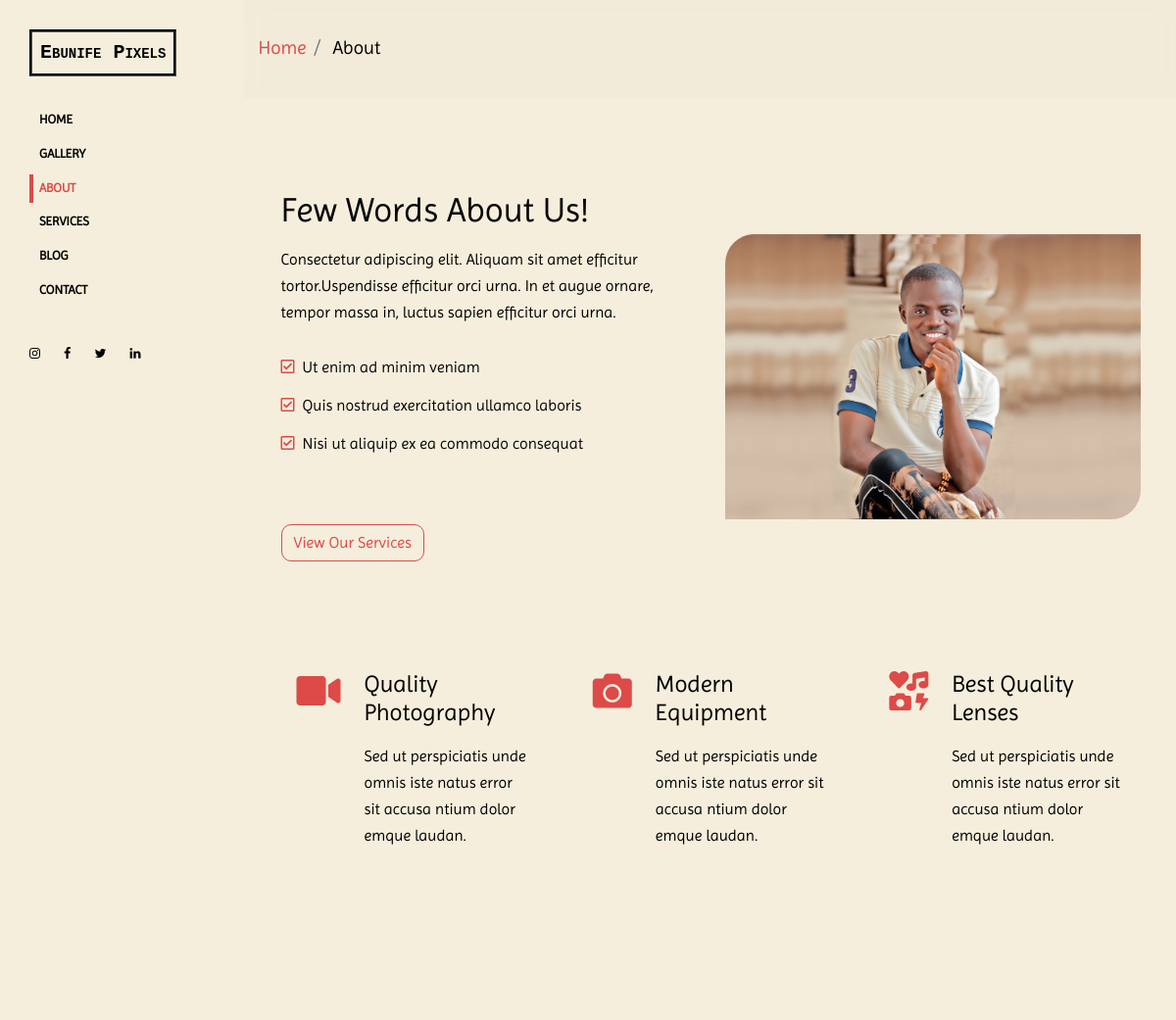
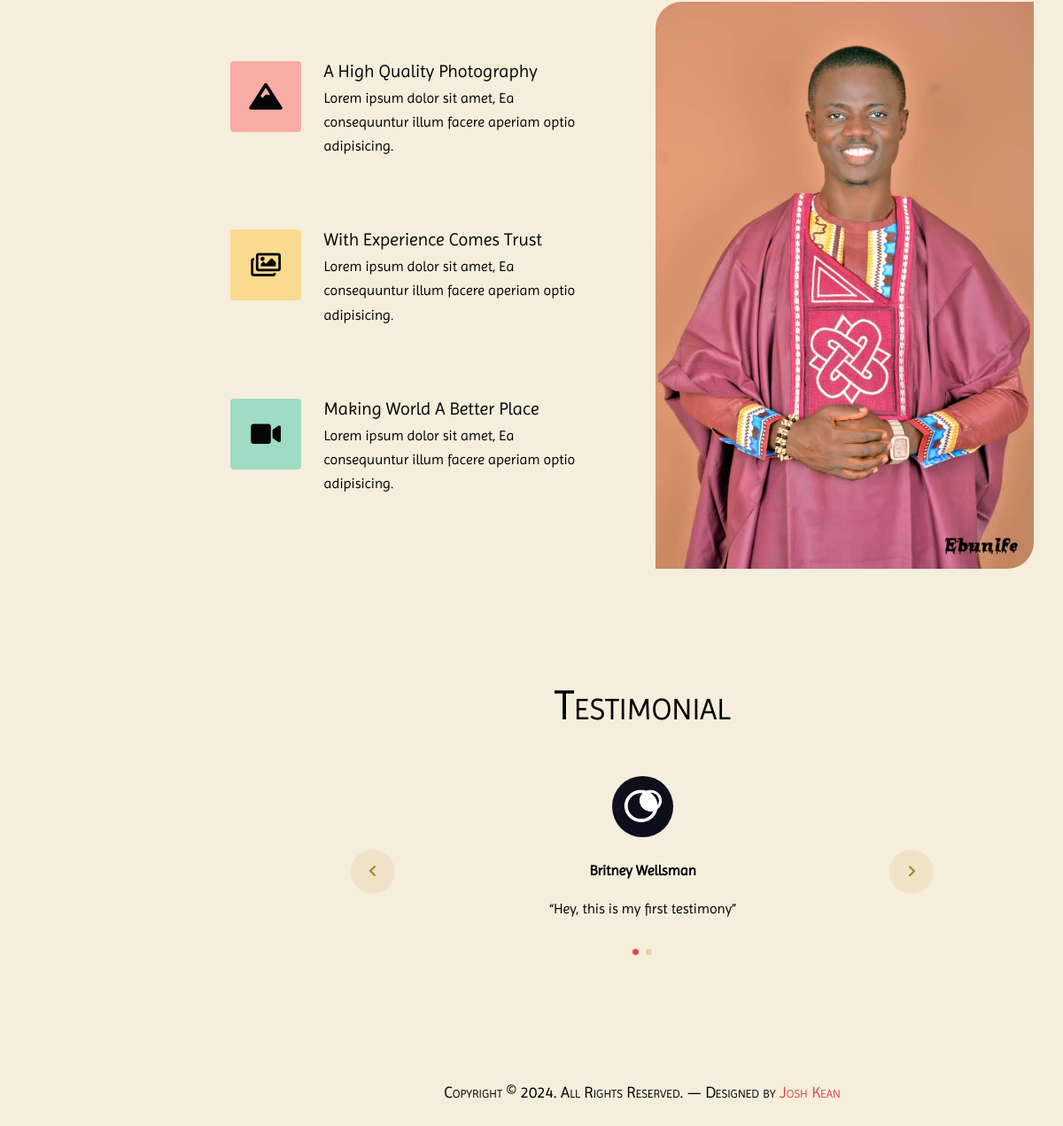
The page /about/ on the database its author committed (2 pictures, top to bottom).
### app/models.py (models this page shows, shortened)
class Testimonial(models.Model):
    img = models.ImageField( upload_to='uploads/testimonials/', blank=True, null=True)
    author = models.CharField(max_length=100)
    testimony = models.TextField()

### app/views.py (the view)
# urls.py: path('about/', views.about, name='about'),
def about(request):
    testimonies = Testimonial.objects.all()[:6]
    return render(request, 'about.html', {'testimonies': testimonies})

### templates/about.html
{% extends 'base.html' %}
{% load static %}
{% block body %}
        <main class="main-content" id="section-about">
            <section class="site-section-hero mt-0" id="breadcrumb" style=" background: rgba(0, 0, 0, 0.01);">
                <div class="row align-items-center" style="backdrop-filter: blur(10px);">
                    <nav aria-label=" breadcrumb" class="">
                        <ol class="breadcrumb mb-0 bg-transparent">
                            <li style="font-size: larger" class="breadcrumb-item">
                                <a href="#">Home</a>
                            </li>
                            <li style="font-size: larger" class="breadcrumb-item">
                                About
                            </li>
                        </ol>
                    </nav>
                </div>
            </section>
            <div class="container-fluid site-section pt-0 pt-lg-5">
                <section class="w3l-about pb-5 px-md-4">
                    <div class="container py-md-5 py-4 px-0">
                        <div class="row align-items-center">
                            <div class="col-lg-6 pr-lg-5">
                                <h3 class="title-style mb-sm-3 mb-2">Few Words About Us!</h3>
                                <p>Consectetur adipiscing elit. Aliquam sit amet
                                    efficitur tortor.Uspendisse efficitur orci urna. In et augue ornare, tempor massa
                                    in, luctus
                                    sapien efficitur orci urna.</p>
                                <ul class="list-about-2 mt-sm-4 mt-3 p-0">
                                    <li class="py-1"><i class="far fa-check-square mr-2"></i>Ut enim ad minim
                                        veniam</li>
                                    <li class="py-2"><i class="far fa-check-square mr-2"></i>Quis nostrud
                                        exercitation
                                        ullamco
                                        laboris</li>
                                    <li class="py-1"><i class="far fa-check-square mr-2"></i>Nisi ut aliquip ex
                                        ea commodo
                                        consequat</li>
                                </ul>
                                <a class="btn btn-outline-primary mt-lg-5 mt-4" href="{% url 'services' %}">View Our
                                    Services</a>
                            </div>
                            <div class="col-lg-6 mt-lg-0 mt-5">
                                <img src="{% static 'images/hero-min.jpg' %}" alt="" class="img-fluid" />
                            </div>
                        </div>
                        <div class="row mt-5 pt-lg-5 pt-sm-2">
                            <div class="col-lg-4 col-md-6">
                                <div class="about-single p-md-3 d-flex justify-content-between">
                                    <div class="about-icon mr-4">
                                        <i class="fas fa-video"></i>
                                    </div>
                                    <div class="about-content">
                                        <h5 class="mb-3">Quality Photography</h5>
                                        <p>Sed ut perspiciatis unde omnis iste natus error sit accusa ntium dolor emque
                                            laudan.</p>
                                    </div>
                                </div>
                            </div>
                            <div class="col-lg-4 col-md-6 mt-md-0 mt-4">
                                <div class="about-single p-md-3 d-flex justify-content-between">
                                    <div class="about-icon mr-4">
                                        <i class="fas fa-camera"></i>
                                    </div>
                                    <div class="about-content">
                                        <h5 class="mb-3">Modern Equipment</h5>
                                        <p>Sed ut perspiciatis unde omnis iste natus error sit accusa ntium dolor emque
                                            laudan.</p>
                                    </div>
                                </div>
                            </div>
                            <div class="col-lg-4 col-md-6 mt-md-0 mt-4">
                                <div class="about-single p-md-3 d-flex justify-content-between">
                                    <div class="about-icon mr-4">
                                        <i class="fas fa-icons"></i>
                                    </div>
                                    <div class="about-content">
                                        <h5 class="mb-3">Best Quality Lenses</h5>
                                        <p>Sed ut perspiciatis unde omnis iste natus error sit accusa ntium dolor emque
                                            laudan.</p>
                                    </div>
                                </div>
                            </div>
                        </div>
                    </div>
                </section>
                <section class="w3l-content-4 py-5" id="features">
                    <div class="container px-0">
                        <div class="content-info-in row align-items-center">
                            <div class="content-left col-lg-6 pr-lg-5 px-0 mt-lg-0 mt-5">
                                <div class="row content4-right-grids mb-sm-5 mb-4 pb-3">
                                    <div class="col-2 content4-right-icon">
                                        <div class="content4-icon icon-clr1">
                                            <i class="fas fa-mountain"></i>
                                        </div>
                                    </div>
                                    <div class="col-10 content4-right-info pl-lg-5">
                                        <h6><a href="#url">A high quality photography</a></h6>
                                        <p>Lorem ipsum dolor sit amet, Ea consequuntur illum facere aperiam optio
                                            adipisicing.</p>
                                    </div>
                                </div>
                                <div class="row content4-right-grids mb-sm-5 mb-4 pb-3">
                                    <div class="col-2 content4-right-icon">
                                        <div class="content4-icon icon-clr2">
                                            <i class="far fa-images"></i>
                                        </div>
                                    </div>
                                    <div class="col-10 content4-right-info pl-lg-5">
                                        <h6><a href="#url">With experience comes trust</a></h6>
                                        <p>Lorem ipsum dolor sit amet, Ea consequuntur illum facere aperiam optio
                                            adipisicing.</p>
                                    </div>
                                </div>
                                <div class="row content4-right-grids">
                                    <div class="col-2 content4-right-icon">
                                        <div class="content4-icon icon-clr3">
                                            <i class="fas fa-video"></i>
                                        </div>
                                    </div>
                                    <div class="col-10 content4-right-info pl-lg-5">
                                        <h6><a href="#url">Making world a better place</a></h6>
                                        <p>Lorem ipsum dolor sit amet, Ea consequuntur illum facere aperiam optio
                                            adipisicing.</p>
                                    </div>
                                </div>
                            </div>
                            <div class="content-right col-lg-6 mt-lg-0 mt-5">
                                <img src="{% static 'images/ebun1.jpg' %}" alt="" class="img-fluid img-80" />
                            </div>
                        </div>
                    </div>
                </section>
                <section class="site-section" id="section-testimonial">
                    <div class="container">
                        <div class="row justify-content-center">
                            <div class="col-md-8 text-center">
                                <h2 class="heading" style="font-variant: small-caps;">Testimonial</h2>
                                <div class="row justify-content-center">
                                    <div class="col-md-12">
                                        <div class="owl-carousel slide-one-item home-slider">
                                            {% for testimony in testimonies  %}
                                            <div class="testimony text-center px-md-4">
                                                <figure class="mx-auto d-inline-block">
                                                    <img src="{{testimony.img.url}}" alt="{{testimony.author}} image"
                                                        class="mx-auto img-fluid w-25 rounded-circle">
                                                </figure>
                                                <p class="text-black"><strong>{{testimony.author}}</strong></p>
                                                <blockquote>
                                                    <p>&ldquo;{{testimony.testimony}}&rdquo;</p>
                                                </blockquote>
                                            </div>
                                            {% endfor %}
                                        </div>
                                    </div>
                                </div>
                            </div>
                        </div>
                    </div>
                </section>
                <div class="row justify-content-center">
                    <div class="col-md-12 text-center pt-5">
                        <p style="font-variant: small-caps; font-size: large;">Copyright &copy;
                            <script>document.write(new Date().getFullYear());</script>. All Rights Reserved. &mdash;
                            Designed by
                            <a href="#">Josh Kean</a>
                        </p>
                    </div>
                </div>
            </div>
        </main>
    </div>
    {% endblock body %}

### rows shown on the page
Testimonial: img (picture), author "Britney Wellsman", testimony "Hey, this is my first testimony"
